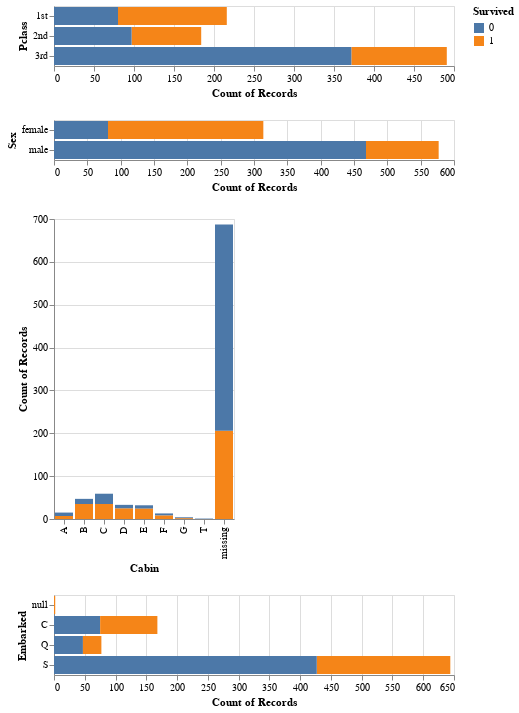

The notebook cell this image was saved under:
### Code cell
#Pclass, Sex, Cabin, Embarked

plot_pclass = alt.Chart(train_df).mark_bar().encode(
    y='Pclass',
    x='count()',
    fill='Survived'
)
plot_sex = alt.Chart(train_df).mark_bar().encode(
    y='Sex',
    x='count()',
    fill='Survived'
)
plot_cabin = alt.Chart(train_df).mark_bar().encode(
    x='Cabin',
    y='count()',
    fill='Survived'
)
plot_embarked = alt.Chart(train_df).mark_bar().encode(
    y='Embarked',
    x='count()',
    fill='Survived'
)

plot_pclass & plot_sex & plot_cabin & plot_embarked

### Figure 1 — Vega-Lite specification as saved in the notebook (floating-point values rounded to 4 significant figures; data arrays with more than 128 entries replaced by an {"elided": "..."} marker saying what was removed)
{"$schema": "https://vega.github.io/schema/vega-lite/v4.8.1.json", "config": {"view": {"continuousHeight": 300, "continuousWidth": 400}}, "data": {"name": "data-3d221c1cbcc984f2e9e18d98580f3887"}, "datasets": {"data-3d221c1cbcc984f2e9e18d98580f3887": {"elided": "891 records"}}, "vconcat": [{"encoding": {"fill": {"field": "Survived", "type": "nominal"}, "x": {"aggregate": "count", "type": "quantitative"}, "y": {"field": "Pclass", "type": "nominal"}}, "mark": "bar"}, {"encoding": {"fill": {"field": "Survived", "type": "nominal"}, "x": {"aggregate": "count", "type": "quantitative"}, "y": {"field": "Sex", "type": "nominal"}}, "mark": "bar"}, {"encoding": {"fill": {"field": "Survived", "type": "nominal"}, "x": {"field": "Cabin", "type": "nominal"}, "y": {"aggregate": "count", "type": "quantitative"}}, "mark": "bar"}, {"encoding": {"fill": {"field": "Survived", "type": "nominal"}, "x": {"aggregate": "count", "type": "quantitative"}, "y": {"field": "Embarked", "type": "nominal"}}, "mark": "bar"}]}
